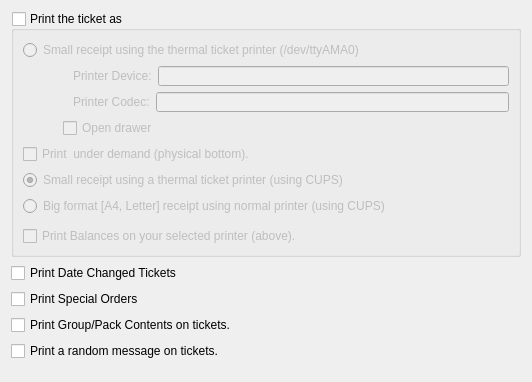
<?xml version="1.0" encoding="UTF-8"?>
<ui version="4.0">
 <class>pref_printers</class>
 <widget class="QWidget" name="pref_printers">
  <property name="geometry">
   <rect>
    <x>0</x>
    <y>0</y>
    <width>532</width>
    <height>382</height>
   </rect>
  </property>
  <property name="windowTitle">
   <string>Form</string>
  </property>
  <layout class="QVBoxLayout" name="verticalLayout_2">
   <item>
    <widget class="QGroupBox" name="kcfg_printTicket">
     <property name="sizePolicy">
      <sizepolicy hsizetype="Minimum" vsizetype="Minimum">
       <horstretch>0</horstretch>
       <verstretch>0</verstretch>
      </sizepolicy>
     </property>
     <property name="minimumSize">
      <size>
       <width>0</width>
       <height>80</height>
      </size>
     </property>
     <property name="title">
      <string>Print the ticket as</string>
     </property>
     <property name="checkable">
      <bool>true</bool>
     </property>
     <property name="checked">
      <bool>false</bool>
     </property>
     <layout class="QVBoxLayout" name="verticalLayout">
      <item>
       <widget class="QRadioButton" name="kcfg_smallTicketDotMatrix">
        <property name="sizePolicy">
         <sizepolicy hsizetype="MinimumExpanding" vsizetype="Fixed">
          <horstretch>0</horstretch>
          <verstretch>0</verstretch>
         </sizepolicy>
        </property>
        <property name="text">
         <string>Small receipt using the thermal ticket printer (/dev/ttyAMA0)</string>
        </property>
        <property name="checked">
         <bool>false</bool>
        </property>
       </widget>
      </item>
      <item>
       <layout class="QHBoxLayout" name="horizontalLayout">
        <property name="leftMargin">
         <number>50</number>
        </property>
        <item>
         <widget class="QLabel" name="Printerdevice">
          <property name="text">
           <string>Printer Device:</string>
          </property>
         </widget>
        </item>
        <item>
         <widget class="QLineEdit" name="kcfg_printerDevice"/>
        </item>
       </layout>
      </item>
      <item>
       <layout class="QHBoxLayout" name="horizontalLayout_2">
        <property name="leftMargin">
         <number>50</number>
        </property>
        <item>
         <widget class="QLabel" name="label_2">
          <property name="text">
           <string>Printer Codec:</string>
          </property>
         </widget>
        </item>
        <item>
         <widget class="QLineEdit" name="kcfg_printerCodec"/>
        </item>
       </layout>
      </item>
      <item>
       <layout class="QHBoxLayout" name="horizontalLayout_3">
        <item>
         <spacer name="horizontalSpacer">
          <property name="orientation">
           <enum>Qt::Horizontal</enum>
          </property>
          <property name="sizeType">
           <enum>QSizePolicy::Maximum</enum>
          </property>
          <property name="sizeHint" stdset="0">
           <size>
            <width>40</width>
            <height>20</height>
           </size>
          </property>
         </spacer>
        </item>
        <item>
         <widget class="QCheckBox" name="kcfg_openDrawer">
          <property name="text">
           <string>Open drawer</string>
          </property>
         </widget>
        </item>
       </layout>
      </item>
      <item>
       <widget class="QCheckBox" name="kcfg_printZeroTicket">
        <property name="text">
         <string>Print  under demand (physical bottom).</string>
        </property>
       </widget>
      </item>
      <item>
       <widget class="QRadioButton" name="kcfg_smallTicketCUPS">
        <property name="text">
         <string>Small receipt using a thermal ticket printer (using CUPS)</string>
        </property>
        <property name="checked">
         <bool>true</bool>
        </property>
       </widget>
      </item>
      <item>
       <widget class="QRadioButton" name="kcfg_bigReceipt">
        <property name="text">
         <string>Big format [A4, Letter] receipt using normal printer (using CUPS)</string>
        </property>
       </widget>
      </item>
      <item>
       <spacer name="verticalSpacer">
        <property name="orientation">
         <enum>Qt::Vertical</enum>
        </property>
        <property name="sizeType">
         <enum>QSizePolicy::MinimumExpanding</enum>
        </property>
        <property name="sizeHint" stdset="0">
         <size>
          <width>20</width>
          <height>4</height>
         </size>
        </property>
       </spacer>
      </item>
      <item>
       <widget class="QCheckBox" name="kcfg_printBalances">
        <property name="text">
         <string>Print Balances on your selected printer (above).</string>
        </property>
       </widget>
      </item>
     </layout>
    </widget>
   </item>
   <item>
    <widget class="QCheckBox" name="kcfg_printChangedDateTicket">
     <property name="text">
      <string>Print Date Changed Tickets</string>
     </property>
    </widget>
   </item>
   <item>
    <widget class="QCheckBox" name="kcfg_printSO">
     <property name="text">
      <string>Print Special Orders</string>
     </property>
    </widget>
   </item>
   <item>
    <widget class="QCheckBox" name="kcfg_printPackContents">
     <property name="text">
      <string>Print Group/Pack Contents on tickets.</string>
     </property>
    </widget>
   </item>
   <item>
    <widget class="QCheckBox" name="kcfg_printRandomMsg">
     <property name="text">
      <string>Print a random message on tickets.</string>
     </property>
    </widget>
   </item>
   <item>
    <spacer>
     <property name="orientation">
      <enum>Qt::Vertical</enum>
     </property>
     <property name="sizeType">
      <enum>QSizePolicy::MinimumExpanding</enum>
     </property>
     <property name="sizeHint" stdset="0">
      <size>
       <width>20</width>
       <height>10</height>
      </size>
     </property>
    </spacer>
   </item>
  </layout>
 </widget>
 <resources/>
 <connections/>
</ui>
